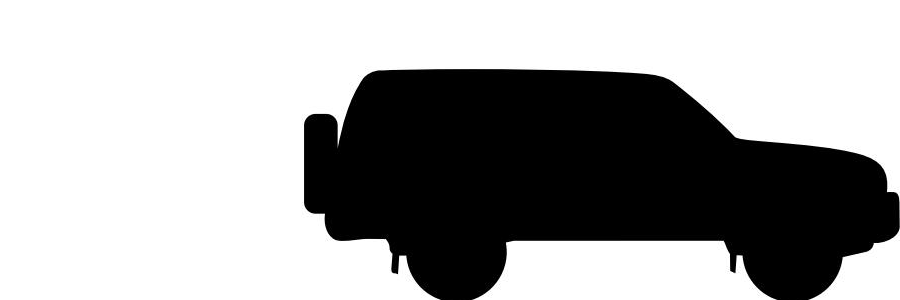
#> input picture cars/car_001.png, 900 x 300 px; its folder holds only this picture in this run
$ python convert_png_to_txt.py
#> lines starting #> are read from the running program, lines starting #| are printed output that depends on the picture

#from __future__ import print_function

import numpy as np
import cv2
from matplotlib import pyplot as plt

save_shape = (300, 100)


i = 1
while True:
  # load png file
  img = cv2.imread('car_' + str(i).zfill(3) + '.png', 0)
#> img is the input picture: shape (300, 900); min 0, max 255, mean 166.6
  img = cv2.flip(img, 1)
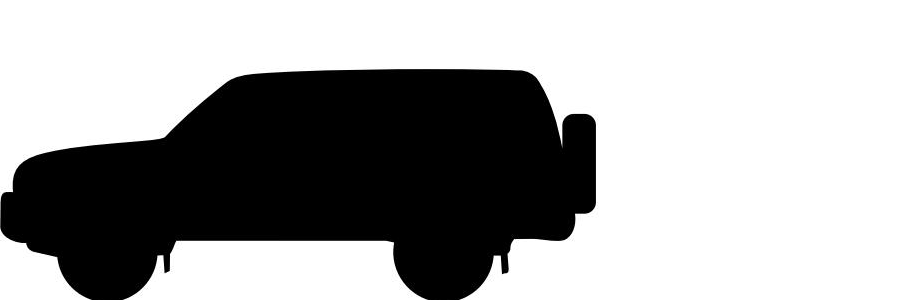
#> img: shape (300, 900); min 0, max 255, mean 166.6
  if img is None:
    break
  resized_img = cv2.resize(img, save_shape)
  resized_img = -(resized_img/255.0) + 1
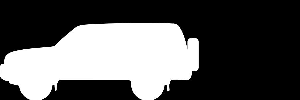
#> resized_img: shape (100, 300) float64; min 0, max 1, mean 0.347

  # write to txt file
  f1=open('car_' + str(i).zfill(3) + '.txt', 'w+')
#> (the run stopped early here; a loop or call above may not have finished)
